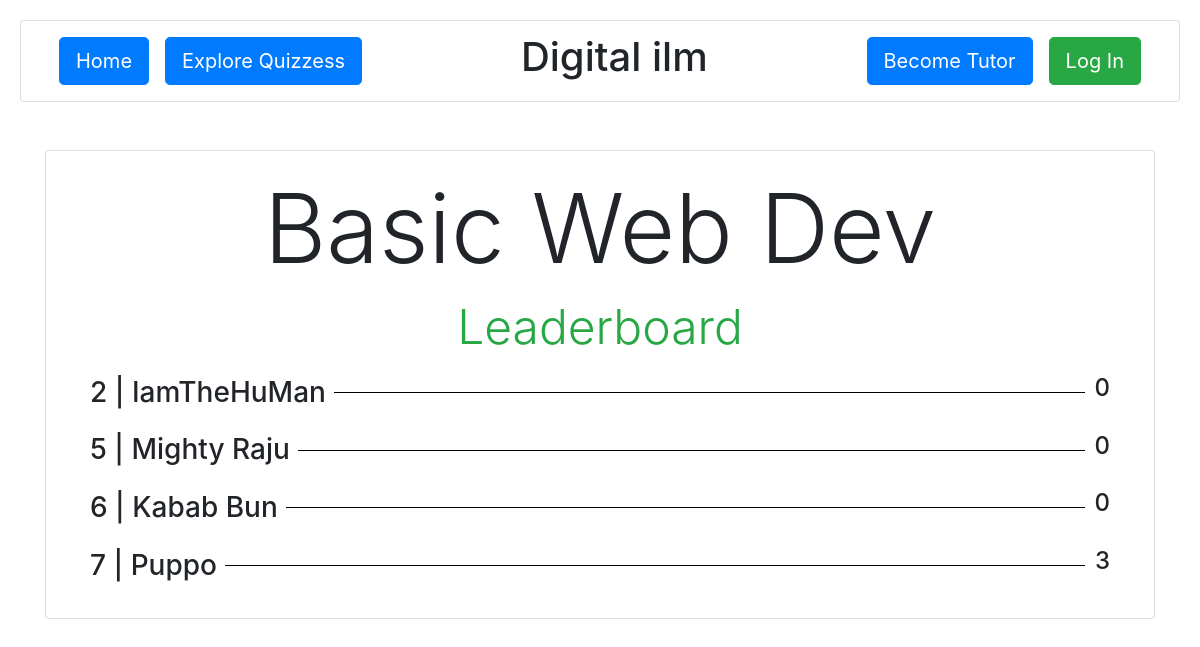
/learn/2/leaderboard/, run on an earlier commit of the app's database.
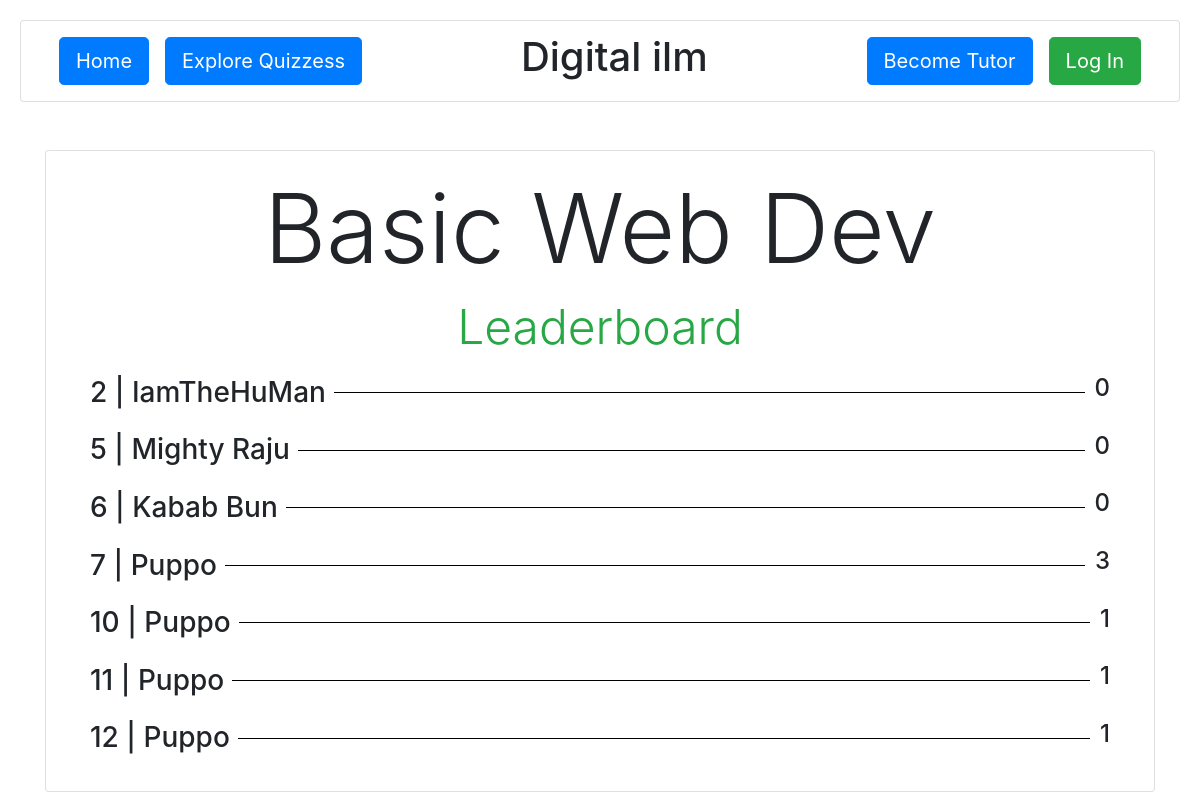
And on a later commit of the database.
### learn/models.py (models this page shows, shortened)
class Student(models.Model):
    name = models.CharField(max_length=100)
    score = models.IntegerField()
    attempted_sheet = models.ForeignKey(QuestionSheet, on_delete=models.CASCADE, related_name="attempted_sheet")

### learn/views.py (the view)
# urls.py: path('<int:question_sheet_id>/leaderboard/', views.leaderboard_by_id, name="leaderboard_by_id"),
def leaderboard_by_id(request, question_sheet_id):
    raw_question_sheet = QuestionSheet.objects.filter(id=question_sheet_id)
    if not raw_question_sheet:
        return render(request, 'question_sheet.html', {"found": 0})
    question_sheet = raw_question_sheet[0]
    all_students = Student.objects.filter(attempted_sheet=question_sheet.id)
    redirected = request.GET.get('redirected', False)
    _student_id: str = request.GET.get('student_id', "")
    student_id = int(_student_id) if _student_id.isdigit() else None
    student = None
    if redirected and student_id:
        _student = Student.objects.filter(id=student_id, attempted_sheet=question_sheet.id)
        student = _student[0] if _student else None
    return render(request, 'leaderboard.html', {"question_sheet": question_sheet, "student": student, "all_students": all_students, "redirected": redirected})

### learn/templates/leaderboard.html (shortened to what this page needs)
{% extends "layout.html" %}
{% block body %}
<div class="container mt-5">
  <div class="card">
      <div class="card-body">
          <h1 class="card-title text-center display-1">{{ question_sheet.title }}</h1>
          <h1 class="card-title text-center display-5 text-success">Leaderboard</h1>
          {% for student in all_students %}
          <div class="mx-4 mb-2"
               style="
               display: flex;
               align-items: center;
               justify-content: space-between;
               ">
              <h3 class="mt-2 mr-2">
                {{ student.id }} | {{ student.name }}
              </h3>
              <span class=""
                    style="
                    flex-grow: 1;
                    border-bottom: 1px solid #000;
                    margin-right: 10px;
                    "></span>
              <h4>
                  {{ student.score }}
              </h4>
          </div>
          {% endfor %}
      </div>
  </div>
</div>
{% endblock %}

What changed in the data, as far as the page shows it:
added Student: id "10", name "Puppo", score "1"
added Student: id "11", name "Puppo", score "1"
added Student: id "12", name "Puppo", score "1"
